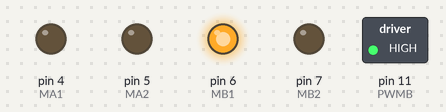
This sketch was run on a simulated Arduino Nano, built with avr-gcc and run on an emulated ATmega328P. On the bench: switched loads named in the sketch (green lamp = pin HIGH), output pins drawn as LEDs (lit = HIGH).

Above: at 0.1 s.
Timing chart, 0 to 1.6 s (numbered marks = the images above):
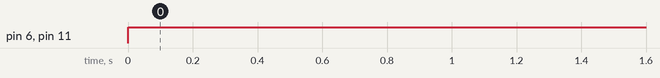

The sketch:

robot_linea.ino
```cpp
//Sensor Ultrasonico

//Motor A Es el motor izquierdo
int MA1 = 4;
int MA2 = 5;
int PWMA = 3;

//Motor B es el motor derecho
int MB1 = 6;
int MB2 = 7;
int PWMB = 11;


int vel = 255;

//Sensores
int Sright = A7;
int Sleft = A0;

void setup() {
  Serial.begin(9600);
  pinMode(MA1, OUTPUT);
  pinMode(MA2, OUTPUT);
  pinMode(MB1, OUTPUT);
  pinMode(MB2, OUTPUT);
  pinMode(Sright, INPUT);
  pinMode(Sleft, INPUT);
}

void loop(){
  atrasB();
  /*
  int valorR = sensorR();
  int valorL = sensorL();
  Serial.println("El valor del sensor derecho es");
  Serial.println(valorR);
  delay(400);
  Serial.println("El valor del sensor izquierdo es");
  Serial.println(valorL);/
  adelanteB();*/

}


void avanzar(){
  int sensorD = sensorR();
  int sensorI = sensorL();
  if(sensorD < 950 && sensorI >950){
    girarD();
  }
  else if(sensorI< 950 && sensorD >950){
    girarI();
  }
  else{
    adelanteA();
    adelanteB();
  }
}

void girarD(){
  adelanteA();
  digitalWrite(MB1, 1);
  digitalWrite(MB2, 0);
  analogWrite(PWMB, 70);
  delay(200);
}

void girarI(){

}

int sensorR(){
  int valor = analogRead(Sright);
  return valor;
}

int sensorL(){
  int valor = analogRead(Sleft);
  return valor;
}


void adelanteA() {
  digitalWrite(MA1, 0);
  digitalWrite(MA2, 1);
  analogWrite(PWMA, vel);
  delay(200);

}

void adelanteB() {
  digitalWrite(MB1, 0);
  digitalWrite(MB2, 1);
  analogWrite(PWMB, vel);
  delay(200);

}

void atrasA() {
  digitalWrite(MA1, 1);
  digitalWrite(MA2, 0);
  analogWrite(PWMA, vel);
  delay(200);

}


void atrasB() {
  digitalWrite(MB1, 1);
  digitalWrite(MB2, 0);
  analogWrite(PWMB, vel);
  delay(200);

}
```

Measured:
- by itself, pin 6 (MB1), pin 11 (PWMB): LOW → HIGH at 0.00 s
